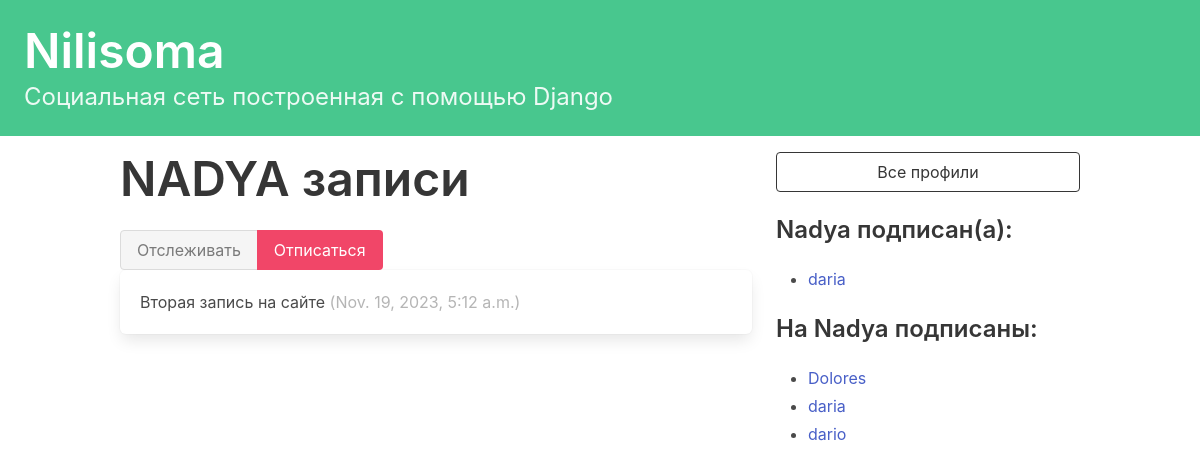
Page /profile/3 (signed in) on the committed database.
### nilisoma/models.py (models this page shows, shortened)
class Profile(models.Model):
    user = models.OneToOneField(User, on_delete=models.CASCADE)
    follows = models.ManyToManyField(
        "self",
        related_name="followed_by",
        symmetrical=False,
        blank=True
    )
    def __str__(self):
        return self.user.username

class Record(models.Model):
    user = models.ForeignKey(
        User, related_name="records", on_delete=models.DO_NOTHING
    )
    body = models.CharField(max_length=140)
    created_at = models.DateTimeField(auto_now_add=True)

### nilisoma/views.py (the view, shortened to what this page needs)
# urls.py: path("profile/<int:pk>", profile, name="profile"),
def profile(request, pk):
    if not hasattr(request.user, 'profile'):
        missing_profile = Profile(user=request.user)
        missing_profile.save()
    profile = Profile.objects.get(pk=pk)
    return render(request, "nilisoma/profile.html", {"profile": profile})

### nilisoma/templates/nilisoma/profile.html (shortened to what this page needs)
{% extends 'base.html' %}
{% block content %}
<div class="column">
    <div class="block">
    <h1 class="title is-1">
        {{profile.user.username|upper}} записи
    </h1>
    <form method="post">
        <div class="buttons has-addons">
            {% if profile != user.profile %}
                {% if profile in user.profile.follows.all %}
                    <button class="button is-success is-static">Отслеживать</button>
                    <button class="button is-danger" name="follow" value="unfollow">Отписаться</button>
                {% else %}
                    <button class="button is-success" name="follow" value="follow">Отслеживать</button>
                    <button class="button is-danger is-static">Отписаться</button>
                {% endif %}
            {% endif %}
        </div>
    </form>
    <div class="content">
        {% for record in profile.user.records.all %}
            <div class="box">
                {{ record.body }}
                <span class="is-small has-text-grey-light">
                    ({{ record.created_at }})
                </span>
            </div>
        {% endfor %}
    </div>
    </div>
</div>
<div class="column is-one-third">
    <div class="block">
        <a href="{% url 'nilisoma:profile_list' %}">
            <button class="button is-dark is-outlined is-fullwidth">
                Все профили
            </button>
        </a>
    </div>
    <div class="block">
        <h3 class="title is-4">
            {{profile.user.username}} подписан(а):
        </h3>
        <div class="content">
            <ul>
            {% for following in profile.follows.all %}
                <li>
                    <a href="{% url 'nilisoma:profile' following.id %}">
                        {{ following }}
                    </a>
                </li>
            {% endfor %}
            </ul>
        </div>
    </div>
    <div class="block">
        <h3 class="title is-4">
            На {{profile.user.username}} подписаны:
        </h3>
        <div class="content">
            <ul>
            {% for follower in profile.followed_by.all %}
                <li>
                    <a href="{% url 'nilisoma:profile' follower.id %}">
                        {{ follower }}
                    </a>
                </li>
            {% endfor %}
            </ul>
        </div>
    </div>
</div>
{% endblock content %}

### rows in the picture
Profile: user.username "NADYA", user.username "Nadya"
Record: body "Вторая запись на сайте", created_at "Nov. 19, 2023, 5:12 a.m."
Profile: user.username "daria"
Profile: user.username "Dolores"
Profile: user.username "dario"
